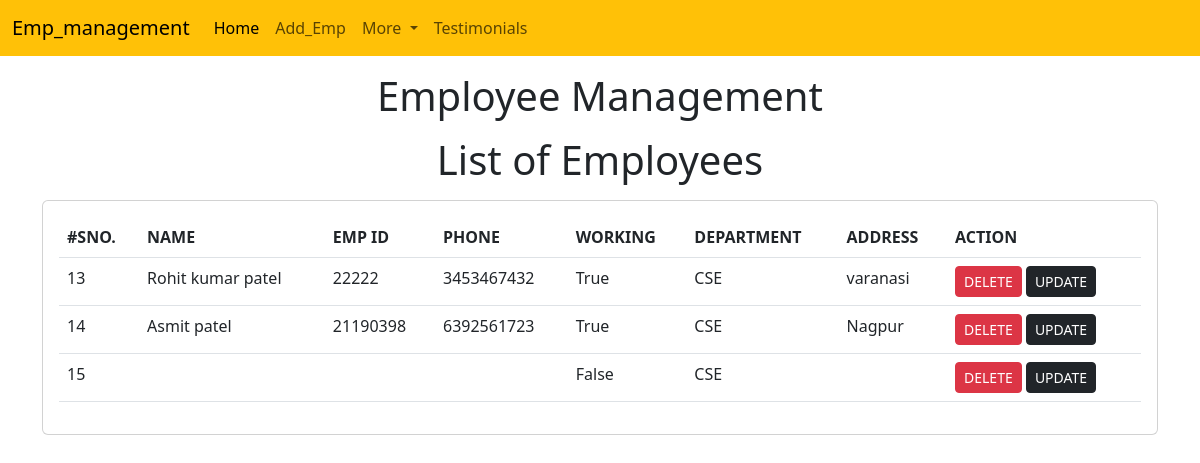
Before: / with the older database file.
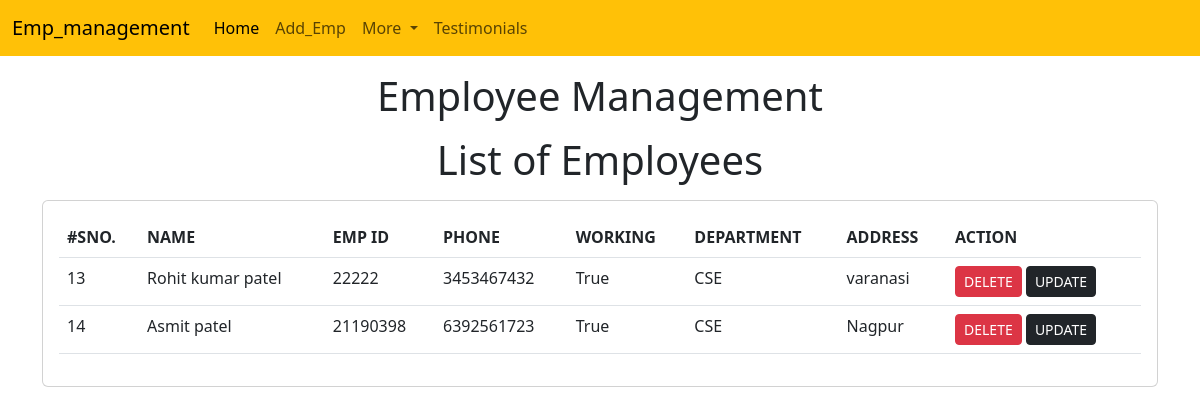
After: the same page with the newer database file.
### emp/models.py (models this page shows, shortened)
class Emp(models.Model):
	name=models.CharField(max_length=200)
	emp_id=models.CharField(max_length=200)
	phone=models.CharField(max_length=10)
	address=models.CharField(max_length=150)
	working=models.BooleanField(default=True)
	department=models.CharField(max_length=10)

### emp/views.py (the view)
# urls.py: path("",home),
def home(request):
    emps=Emp.objects.all()
    return render(request, "emp/home.html",{'emps': emps})

### templates/emp/home.html (shortened to what this page needs)
<!doctype html>
<html lang="en">
  <head>
    <link href="https://cdn.jsdelivr.net/npm/bootstrap@5.3.0-alpha2/dist/css/bootstrap.min.css" rel="stylesheet">
  </head>
  <body>
    {% include 'emp/navbar.html' %}
    <h1 class="text-center my-3 ">Employee Management</h1>
     <h1 class="text-center my-3  ">List of Employees</h1>
    <div class="container">
      <div class="row">
        <div class="col-md-12">
          <div class="card">
            <div class="card-body">
              <table class="table">
                <thead>
                  <tr>
                    <th>#SNO.</th>
                    <th>NAME</th>
                    <th>EMP ID</th>
                    <th>PHONE</th>
                    <th>WORKING</th>
                    <th>DEPARTMENT</th>
                    <th> ADDRESS</th>
                    <th>ACTION</th>
                  </tr>
                </thead>
                <tbody>
                  {% for e in emps %}
                  <tr>
                    <td>{{e.id}}</td>
                    <td>{{e.name}}</td>
                    <td>{{e.emp_id}}</td>
                    <td>{{e.phone}}</td>
                    <td>{{e.working}}</td>
                    <td>{{e.department}}</td>
                    <td>{{e.address}}</td>
                    <td>
                      <a href="/emp/delete/{{e.id}}" class="btn btn-danger btn-sm">DELETE</a>
                        <a href="/emp/update/{{e.id}}" class="btn btn-dark btn-sm">UPDATE</a>
                    </td>
                    </tr>
                    {% endfor %}
                  </tbody>
                </table>
              </div>
            </div>
             </div>
           </div>
         </div>
  </body>
</html>

### templates/emp/navbar.html (shortened to what this page needs)
<nav class="navbar navbar-expand-lg bg-warning">
  <div class="container-fluid">
    <a class="navbar-brand" href="#">Emp_management</a>
    <div class="collapse navbar-collapse" id="navbarSupportedContent">
      <ul class="navbar-nav me-auto mb-2 mb-lg-0">
        <li class="nav-item">
          <a class="nav-link active" aria-current="page" href="/emp/home/">Home</a>
        </li>
        <li class="nav-item">
          <a class="nav-link" href="/emp/add/">Add_Emp</a>
        </li>
        <li class="nav-item dropdown">
          <a class="nav-link dropdown-toggle" href="#" role="button" data-bs-toggle="dropdown" aria-expanded="false">
            More
          </a>
        </li>
        <li class="nav-item">
          <a class="nav-link" href="/emp/testimonials/">Testimonials</a>
        </li>
      </ul>
    </div>
  </div>
</nav>

Changed rows visible on the page:
removed Emp: id "15", working "False", department "CSE"
